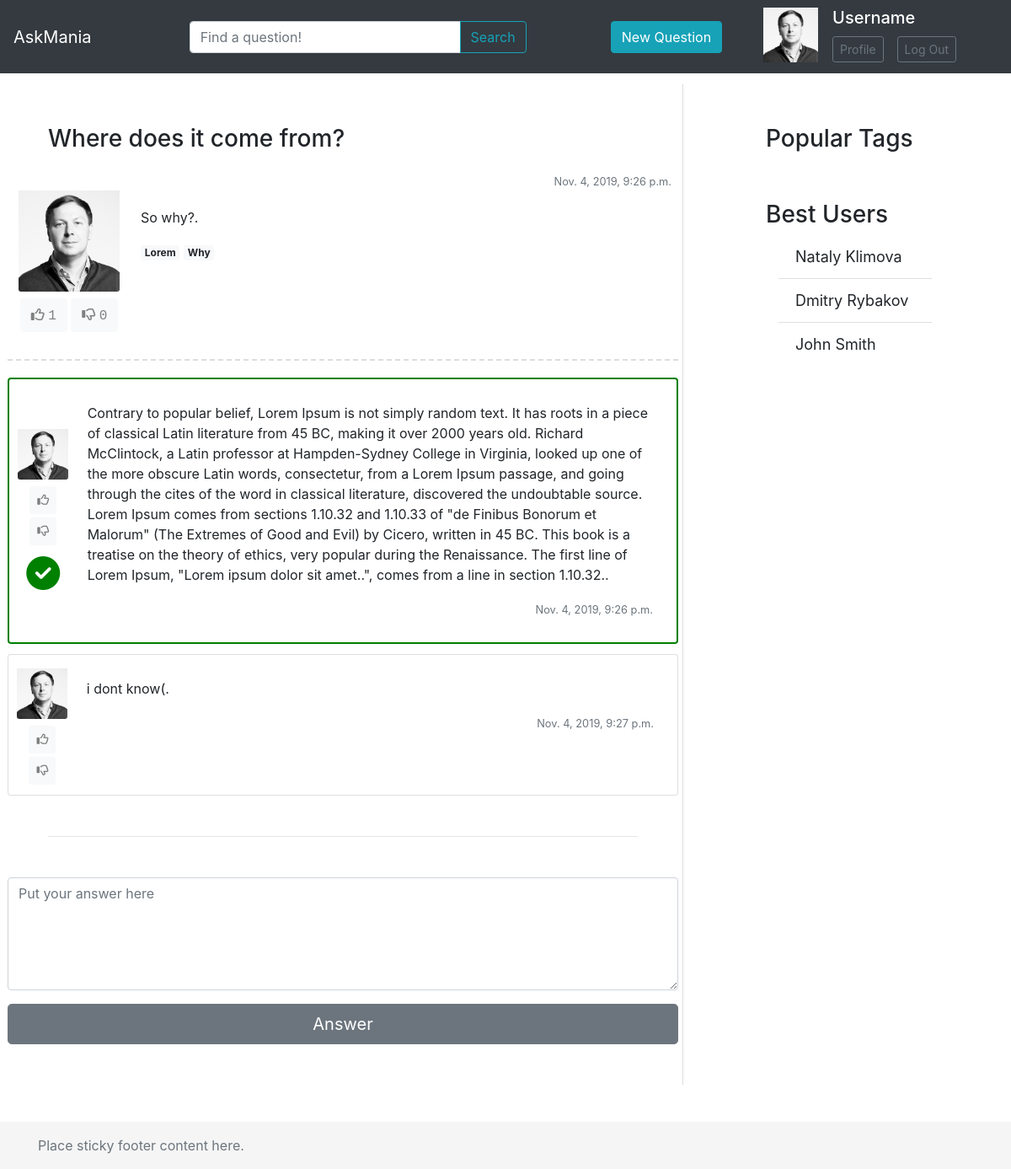
/question/3/, run on the app's committed database.
### question/models.py (models this page shows, shortened)
class Question(models.Model):
    title = models.CharField(max_length=255, verbose_name='Title')
    text = models.TextField(verbose_name='Text')
    tags = models.ManyToManyField('Tag', blank=True, related_name='question')
    thumbs_up = models.IntegerField(verbose_name="Num_of_likes", default=0)
    thumbs_down = models.IntegerField(verbose_name="Num_of_dislikes", default=0)
    datetime_published = models.DateTimeField(verbose_name='Published Date')
    author = models.ForeignKey(
        Profile, on_delete=models.CASCADE, verbose_name='User')
    class Meta:
        verbose_name = "Question"
        verbose_name_plural = "Questions"

class Tag(models.Model):  # TODO поле amount при добавлении нового вопроса с данным тегом увеличивать на 1
    name = models.CharField(max_length=15, verbose_name='Name')
    amount = models.IntegerField(max_length=255, default=0)
    class Meta:
        verbose_name = "Tag"
        verbose_name_plural = "Tags"

class Answer(models.Model):
    text = models.TextField(verbose_name='Text')
    is_correct = models.BooleanField(default=False)
    datetime_published = models.DateTimeField(verbose_name='Published Date')
    author = models.ForeignKey(
        Profile, on_delete=models.CASCADE, verbose_name='User')
    question = models.ForeignKey(
        Question, on_delete=models.CASCADE, verbose_name='Question', related_name='answers'
    )
    class Meta:
        verbose_name = "Answer"
        verbose_name_plural = "Answers"

class Profile(models.Model):
    login = models.CharField(max_length=255, verbose_name='Login')
    name = models.CharField(max_length=255, verbose_name='Name')
    rating = models.IntegerField(default=0, verbose_name='Rating')
    birthday = models.DateField(default=now(), verbose_name='Birthday')
    email = models.EmailField(verbose_name="Email")
    avatar = models.ImageField(verbose_name="Avatar")
    class Meta:
        verbose_name = "Profile"
        verbose_name_plural = "Profile"

### question/views.py (the view)
# urls.py: path('question/<int:num>/', question_views.answers, name='answers'),
def answers(request, num=1):
    questions = models.Question.objects.get(id=num)
    users = models.Profile.objects.all()
    tags = models.Tag.objects.all()
    return render(request, "question/answers.html",
                  {"ID": questions, "Tags": tags, "Questions": questions, "Users": users})

### question/templates/question/answers.html (shortened to what this page needs)
{% extends "question/base.html" %}
{% load static %}
{% block questions %}
    <div class="py-5 pr-0 pl-4">
        <h3 class="card-title ml-5">{{ ID.title }}</h3>
        <div class="row no-gutters p-2">
            <div class="col-md-2 align-content-center">
                <img src="{% static 'img/grishin.jpg.768x768_q95_box-712,0,2249,1537_crop_detail.jpg' %}"
                     class="card-img pt-4" aligment="center" style="max-width: 120px;" alt="Avatar">
                <div class="rating text-center mt-2">
                    <button type="button" class="btn btn-light mb-1 grey" onclick="like_btn()">
                        <i class="far fa-thumbs-up" id="like-btn"> </i>
                        <span class="text-monospace grey">{{ ID.thumbs_up }}</span>
                    </button>
                    <button type="button" class="btn btn-light mb-1 grey" onclick="dislike_btn()">
                        <i class="far fa-thumbs-down " id="dislike-btn"></i>
                        <span class="text-monospace grey">{{ ID.thumbs_down }}</span>
                    </button>
                </div>
            </div>
            <div class="col-md-10">
                <p class="card-text text-right m-0"><small
                        class="text-muted">{{ ID.datetime_published }}</small></p>
                <div class="card-body">
                    <p class="card-text">{{ ID.text }}.</p>
                    <div class="tags-in-question mb-2">
                        {% for Tag in ID.tags.all %}
                            <a href="{% url "questions_tag" Tag.name 1 %}" class="badge badge-light">{{ Tag.name }}</a>
                        {% endfor %}
                    </div>
                </div>
            </div>
        </div>
        <hr class="hr-dashed">
        {% for answer in ID.answers.all %}
            <div class="card m-auto mb-3" id='{{ answer.id }}' style="max-width: 1000px;">
                <div class="row no-gutters p-2">
                    <div class="col-md-1 align-content-center">
                        <img src="{% static 'img/grishin.jpg.768x768_q95_box-712,0,2249,1537_crop_detail.jpg' %}"
                             class="card-img pt-2" aligment="center" style="max-width: 60px;" alt="Avatar">
                        <div class="rating text-center mt-2">
                            <button type="button" class="btn btn-light mb-1 grey btn-sm" onclick="like_btn()">
                                <i class="far fa-thumbs-up" id="like-btn"> </i>
                            </button>
                            <button type="button" class="btn btn-light mb-1 grey btn-sm" onclick="dislike_btn()">
                                <i class="far fa-thumbs-down " id="dislike-btn"></i>
                            </button>
                            {% if answer.is_correct %}
                                <span style="font-size: 40px; color: green">
                                    <i class="fas fa-check-circle"></i>
                                </span>
                            {% endif %}
                        </div>
                    </div>
                    <div class="col-md-11">
                        <div class="card-body">
                            <p class="card-text">{{ answer.text }}.</p>
                            <p class="card-text text-right m-0"><small
                                    class="text-muted">{{ answer.datetime_published }}</small></p>
                        </div>
                    </div>
                </div>
            </div>
        {% endfor %}
        <hr class="m-5">
        <form style="max-width: 1000px" class="m-auto">
            <div class="input-group">
            <textarea class="form-control" aria-label="With textarea" placeholder="Put your answer here"
                      rows="5"></textarea>
            </div>
            <button type="submit" class="btn btn-secondary btn-lg btn-block mt-3">Answer</button>
        </form>
    </div>
{% endblock %}

### question/templates/question/base.html (shortened to what this page needs)
<!doctype html>
<html lang="en">
<head>
    {% load static %}
    <link rel="stylesheet" href="{% static 'css/bootstrap.min.css' %}">
    <link rel="stylesheet" href="{% static 'css/my-styles.css' %}">
</head>
<body>
<header>
    <nav class="navbar navbar-expand-md navbar-dark fixed-top bg-dark">
        <a class="navbar-brand" id="rer" href="{% url 'base' %}">AskMania</a>
        <div class="input-group mr-5 max-size-100 mx-auto">
            <input type="text" class="form-control" placeholder="Find a question!" aria-label="Recipient's username"
                   aria-describedby="button-addon2">
            <div class="input-group-append">
                <button class="btn btn-outline-info" type="button" id="button-addon2">Search</button>
            </div>
        </div>
        <a href="{% url 'new_question' %}">
            <button type="button" class="btn btn-info mr-5">New Question</button>
        </a>
        <table class="mb-1 max-size-50 mr-5">
            <tr>
                <td class="pr-3" rowspan="2"><img
                        src="{% static 'img/grishin.jpg.768x768_q95_box-712,0,2249,1537_crop_detail.jpg' %}"
                        width="65px" height="65px" alt="we"/>
                </td>
                <td><h5 class="no-wrap" style="color: white">Username</h5></td>
            </tr>
            <tr>
                <td>
                    <ul class="navbar-nav">
                        <li class="nav-item mr-2">
                            <button type="button" class="btn btn-outline-secondary btn-sm">Profile</button>
                        </li>
                        <li class="nav-item ml-2">
                            <button type="button" class="btn btn-outline-secondary btn-sm no-wrap">Log Out</button>
                        </li>
                    </ul>
                </td>
            </tr>
        </table>
    </nav>
</header>
<div class="row main-content">
    <div class="col-8 p-0">
        {% block questions %}{% endblock %}
    </div>
    <div class="col-3 px-5">
        <div class="pt-5">
            <h3>Popular Tags</h3>
            <h3 class="mt-5">Best Users</h3>
            <div class="container my-container">
                <ul class="list-group list-group-flush">
                    {% for user in Users %}
                        <li class="list-group-item">{{ user.name }}</li>
                    {% endfor %}
                </ul>
            </div>
        </div>
    </div>
</div>
<footer class="footer mt-auto py-3">
    <div class="container">
        <span class="text-muted">Place sticky footer content here.</span>
    </div>
</footer>
</body>
</html>

### question/static/css/my-styles.css (style rules this page uses)
html { height: 100%; }
body { overflow-x: hidden; min-height: 100%; position: relative; margin: 0; }
footer { background-color: #f5f5f5; position: absolute; bottom: 0; width: 100%; }
.main-content { margin-top: 100px; padding-bottom: 100px; }
.no-wrap { white-space: nowrap; }
.max-size-100 { width: 400px; }
.max-size-50 { width: 200px; }
.my-container { font-size: large; }
img[aligment="center"] { display: block; margin: 0 auto !important; }
.grey { color: grey; }
.hr-dashed { margin: 20px 0; padding: 0; height: 0; border: none; border-top: 2px dashed #ddd; }

### data on the page
Question: title "Where does it come from?", thumbs_up "1", thumbs_down "0", datetime_published "Nov. 4, 2019, 9:26 p.m.", text "So why?"
Tag: name "Lorem"
Tag: name "Why"
Answer: {{ answer.id }} 1 (drawn), text "Contrary to popular belief, Lorem Ipsum is not simply random text. It has roots in a piece of classical Latin literature from 45 BC, making it over 2000 years old. Richard McClintock, a Latin professor at Hampden-Sydney College in Virginia, looked up one of the more obscure Latin words, consectetur, from a Lorem Ipsum passage, and going through the cites of the word in classical literature, discovered the undoubtable source. Lorem Ipsum comes from sections 1.10.32 and 1.10.33 of \"de Finibus Bonorum et Malorum\" (The Extremes of Good and Evil) by Cicero, written in 45 BC. This book is a treatise on the theory of ethics, very popular during the Renaissance. The first line of Lorem Ipsum,…", datetime_published "Nov. 4, 2019, 9:26 p.m."
Answer: text "i dont know(", datetime_published "Nov. 4, 2019, 9:27 p.m."
Profile: name "Nataly Klimova"
Profile: name "Dmitry Rybakov"
Profile: name "John Smith"
